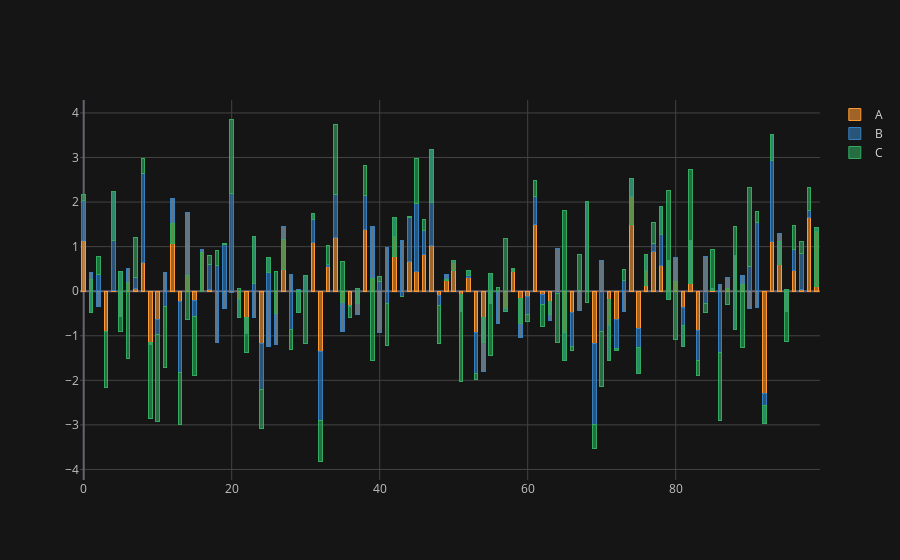

Write notebook code for a chart like this one.
### Code cell
cf.set_config_file(theme='solar')
df.iplot(kind='bar',barmode='stack',bargap=0.5)
